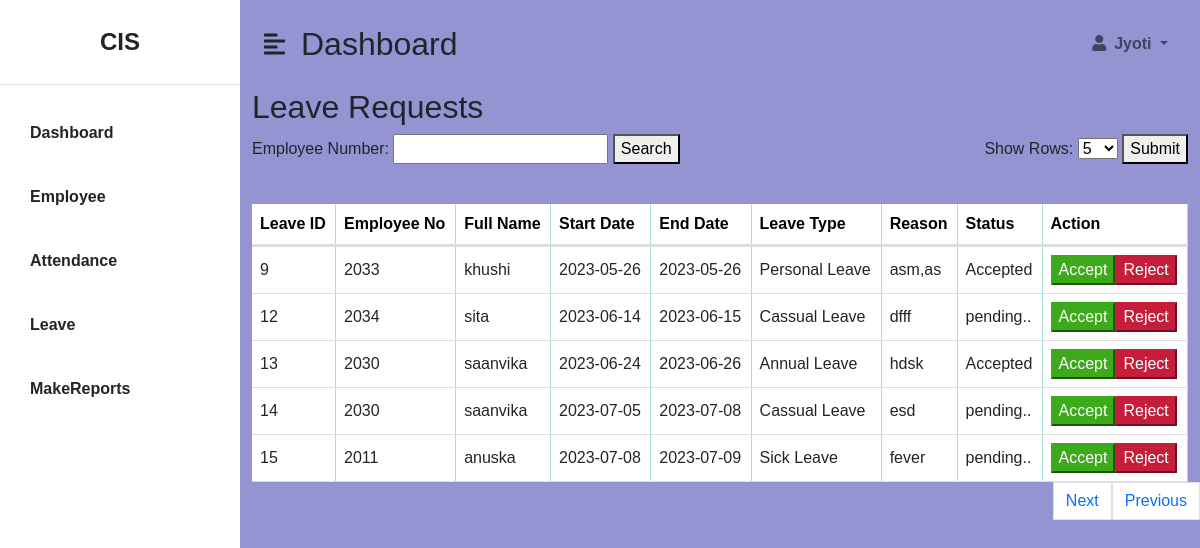
/admin/viewleave.php, run on the app's committed database.
### tables this page shows
CREATE TABLE `leave_records` (
  `leave_id` int(30) NOT NULL,
  `employee_no` int(30) NOT NULL,
  `employee_id` int(30) NOT NULL,
  `fullname` varchar(30) NOT NULL,
  `start_date` date NOT NULL,
  `end_date` date NOT NULL,
  `leave_type` varchar(30) NOT NULL,
  `status` varchar(30) NOT NULL,
  `reason` varchar(30) NOT NULL
);

### admin/viewleave.php (the view, shortened to what this page needs)
<?php
include("../include.php");
$conn = mysqli_connect('localhost', 'root', '', 'ams');
$query = "SELECT * FROM leave_records";
$result = mysqli_query($conn, $query);
$data = [];
if (mysqli_num_rows($result) > 0) {
    while ($row = mysqli_fetch_assoc($result)) {
        $data[] = $row;
    }
}
$rows = isset($_POST['rows_per_page']) ? $_POST['rows_per_page'] : 5;
if (isset($_GET['page']) && is_numeric($_GET['page'])) {
    $currentPage = $_GET['page'];
} else {
    $currentPage = 1;
}
$offset = ($currentPage - 1) * $rows;
$data = array_slice($data, $offset, $rows);
?>
<!DOCTYPE html>
<html>
<head>
</head>
<body>
    <div class="container">
        <h2>Leave Requests</h2>
        <div class="manage">
            <div class="search-form">
                <form method="POST" action="">
                    <label for="employee_no">Employee Number:</label>
                    <input type="text" id="employee_no" name="employee_no">
                    <button type="submit" name="search">Search</button>
                </form>
                <form method="POST" action="">
                    <label for="rows_per_page">Show Rows:</label>
                    <select id="rows_per_page" name="rows_per_page">
                        <option value="5">5</option>
                    </select>
                    <button type="submit" name="submit_rows">Submit</button>
                </form>
            </div>
            <?php
            if (!empty($data)) {
                echo "<table>";
                echo "<tr><th>Leave ID</th><th>Employee No</th><th>Full Name</th><th>Start Date</th><th>End Date</th><th>Leave Type</th><th>Reason</th><th>Status</th><th>Action</th></tr>";
                foreach ($data as $row) {
                    echo "<tr>";
                    echo "<td>" . $row['leave_id'] . "</td>";
                    echo "<td>" . $row['employee_no'] . "</td>";
                    echo "<td>" . $row['fullname'] . "</td>";
                    echo "<td>" . $row['start_date'] . "</td>";
                    echo "<td>" . $row['end_date'] . "</td>";
                    echo "<td>" . $row['leave_type'] . "</td>";
                    echo "<td>" . $row['reason'] . "</td>";
                    echo "<td>" . $row['status'] . "</td>";
                    echo "<td>";
                    echo "<form method='POST' action='leave_process.php'>";
                    echo "<input type='submit' name='accept' value='Accept' style='background-color:#3caa1a; border-color: #3caa1a; color: white;'>";
                    echo "<input type='submit' name='reject' value='Reject' style='background-color:#C41E3A; border-color: #C41E3A; color: white;'>";
                    echo "</form>";
                    echo "</td>";
                    echo "</tr>";
                }
                echo "</table>";
            } else {
                echo "<p>No leave requests found.</p>";
            }
            ?>
        </div>
    </div>
<center>
<?php
$currentpage = isset($_GET['page']) ? $_GET['page'] : 1;
$totalRecords = 100;
$perPage = 5;
$totalPages = ceil($totalRecords / $perPage);
?>
<ul class="pagination justify-content-end">
    <?php
    if ($currentpage < $totalPages) {
        $nextPage = $currentpage + 1;
        echo '<a class="page-link bg-white" href="?page=' . $nextPage . '">Next</a>';
    } else {
        echo '<a class="page-link bg-white disabled">Next</a>';
    }
    if ($currentpage > 1) {
        $previousPage = $currentpage - 1;
        echo '<a class="page-link bg-white" href="?page=' . $previousPage . '">Previous</a>';
    } else {
        echo '<a class="page-link bg-white disabled">Previous</a>';
    }
?>
</ul>
</center>
</body>
</html>

### admin/dashboard.css (style rules this page uses)
:root { color: black; }

### include.php (style rules this page uses)
body { font-family: Arial, sans-serif; }

### admin/viewleave.php (style rules this page uses)
table { background-color: white; width: 100%; border-collapse: collapse; margin-top: 40px; }
th { padding: 8px; text-align: left; border-bottom: 3px solid #ddd; border-right: 1px solid #add; }
td { padding: 8px; text-align: left; border-bottom: 1px solid #ddd; border-right: 1px solid #add; }
th { background-color: white; color: black; }
.search-form { display: flex; justify-content: space-between; align-items: center; margin-bottom: 10px; }

### data on the page
leave_records: leave_id "9", employee_no "2033", fullname "khushi", start_date "2023-05-26", end_date "2023-05-26", leave_type "Personal Leave", reason "asm,as", status "Accepted"
leave_records: leave_id "12", employee_no "2034", fullname "sita", start_date "2023-06-14", end_date "2023-06-15", leave_type "Cassual Leave", reason "dfff", status "pending.."
leave_records: leave_id "13", employee_no "2030", fullname "saanvika", start_date "2023-06-24", end_date "2023-06-26", leave_type "Annual Leave", reason "hdsk", status "Accepted"
leave_records: leave_id "14", employee_no "2030", fullname "saanvika", start_date "2023-07-05", end_date "2023-07-08", leave_type "Cassual Leave", reason "esd", status "pending.."
leave_records: leave_id "15", employee_no "2011", fullname "anuska", start_date "2023-07-08", end_date "2023-07-09", leave_type "Sick Leave", reason "fever", status "pending.."
